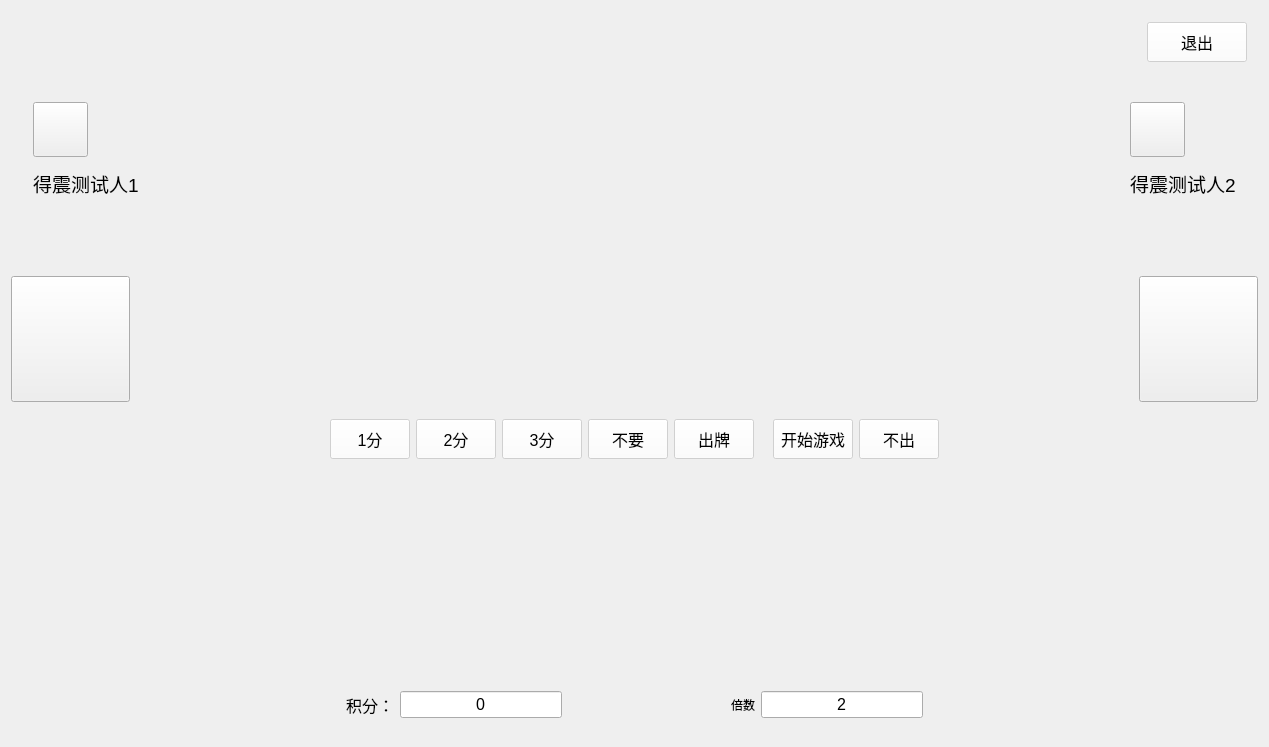
<?xml version="1.0" encoding="UTF-8"?>
<ui version="4.0">
 <class>Widget</class>
 <widget class="QWidget" name="Widget">
  <property name="geometry">
   <rect>
    <x>0</x>
    <y>0</y>
    <width>1269</width>
    <height>747</height>
   </rect>
  </property>
  <property name="windowTitle">
   <string>Widget</string>
  </property>
  <property name="styleSheet">
   <string notr="true">QWidget#Widget{
	border-image: url(:/image/basebackground0.png);
}</string>
  </property>
  <layout class="QGridLayout" name="gridLayout" rowstretch="1,3,2,1,3,1">
   <item row="0" column="0" colspan="2">
    <widget class="QWidget" name="widget_9" native="true">
     <layout class="QHBoxLayout" name="horizontalLayout_5">
      <item>
       <spacer name="horizontalSpacer_5">
        <property name="orientation">
         <enum>Qt::Horizontal</enum>
        </property>
        <property name="sizeHint" stdset="0">
         <size>
          <width>40</width>
          <height>20</height>
         </size>
        </property>
       </spacer>
      </item>
      <item>
       <widget class="QPushButton" name="pushButton_5">
        <property name="minimumSize">
         <size>
          <width>100</width>
          <height>40</height>
         </size>
        </property>
        <property name="styleSheet">
         <string notr="true">font: 12pt;
background-color: rgba(255, 255, 255, 150);</string>
        </property>
        <property name="text">
         <string>退出</string>
        </property>
       </widget>
      </item>
     </layout>
    </widget>
   </item>
   <item row="1" column="0">
    <widget class="QWidget" name="widget_6" native="true">
     <layout class="QHBoxLayout" name="horizontalLayout_3" stretch="1,1,8">
      <item>
       <widget class="QWidget" name="widget_10" native="true">
        <layout class="QVBoxLayout" name="verticalLayout">
         <item>
          <widget class="QPushButton" name="pushButton_4">
           <property name="minimumSize">
            <size>
             <width>55</width>
             <height>55</height>
            </size>
           </property>
           <property name="maximumSize">
            <size>
             <width>55</width>
             <height>55</height>
            </size>
           </property>
           <property name="styleSheet">
            <string notr="true">border-image: url(:/image/init.jpeg);</string>
           </property>
           <property name="text">
            <string/>
           </property>
          </widget>
         </item>
         <item>
          <widget class="QLabel" name="label_3">
           <property name="styleSheet">
            <string notr="true">font: 14pt;</string>
           </property>
           <property name="text">
            <string>得震测试人1</string>
           </property>
          </widget>
         </item>
         <item>
          <widget class="QLabel" name="label_5">
           <property name="text">
            <string/>
           </property>
          </widget>
         </item>
        </layout>
       </widget>
      </item>
      <item>
       <widget class="QLabel" name="label_10">
        <property name="styleSheet">
         <string notr="true">font: 14pt;</string>
        </property>
        <property name="text">
         <string/>
        </property>
       </widget>
      </item>
      <item>
       <widget class="QWidget" name="widget_3" native="true"/>
      </item>
     </layout>
    </widget>
   </item>
   <item row="1" column="1">
    <widget class="QWidget" name="widget_7" native="true">
     <layout class="QHBoxLayout" name="horizontalLayout_4" stretch="8,1,1">
      <item>
       <widget class="QWidget" name="widget_2" native="true"/>
      </item>
      <item>
       <widget class="QLabel" name="label_8">
        <property name="styleSheet">
         <string notr="true">font: 14pt;</string>
        </property>
        <property name="text">
         <string/>
        </property>
       </widget>
      </item>
      <item>
       <widget class="QWidget" name="widget_11" native="true">
        <layout class="QVBoxLayout" name="verticalLayout_2">
         <item>
          <widget class="QPushButton" name="pushButton_3">
           <property name="minimumSize">
            <size>
             <width>55</width>
             <height>55</height>
            </size>
           </property>
           <property name="maximumSize">
            <size>
             <width>55</width>
             <height>55</height>
            </size>
           </property>
           <property name="styleSheet">
            <string notr="true">border-image: url(:/image/init.jpeg);</string>
           </property>
           <property name="text">
            <string/>
           </property>
          </widget>
         </item>
         <item>
          <widget class="QLabel" name="label_4">
           <property name="styleSheet">
            <string notr="true">font: 14pt;</string>
           </property>
           <property name="text">
            <string>得震测试人2</string>
           </property>
          </widget>
         </item>
         <item>
          <widget class="QLabel" name="label_6">
           <property name="text">
            <string/>
           </property>
          </widget>
         </item>
        </layout>
       </widget>
      </item>
     </layout>
    </widget>
   </item>
   <item row="3" column="0" colspan="2">
    <widget class="QWidget" name="widget_4" native="true">
     <layout class="QHBoxLayout" name="horizontalLayout_2">
      <item>
       <spacer name="horizontalSpacer_3">
        <property name="orientation">
         <enum>Qt::Horizontal</enum>
        </property>
        <property name="sizeHint" stdset="0">
         <size>
          <width>40</width>
          <height>20</height>
         </size>
        </property>
       </spacer>
      </item>
      <item>
       <widget class="QPushButton" name="pushButton_9">
        <property name="minimumSize">
         <size>
          <width>0</width>
          <height>40</height>
         </size>
        </property>
        <property name="styleSheet">
         <string notr="true">font: 12pt;
background-color: rgba(255, 255, 255, 150);</string>
        </property>
        <property name="text">
         <string>1分</string>
        </property>
       </widget>
      </item>
      <item>
       <widget class="QPushButton" name="pushButton_10">
        <property name="minimumSize">
         <size>
          <width>0</width>
          <height>40</height>
         </size>
        </property>
        <property name="styleSheet">
         <string notr="true">font: 12pt;
background-color: rgba(255, 255, 255, 150);</string>
        </property>
        <property name="text">
         <string>2分</string>
        </property>
       </widget>
      </item>
      <item>
       <widget class="QPushButton" name="pushButton_11">
        <property name="minimumSize">
         <size>
          <width>0</width>
          <height>40</height>
         </size>
        </property>
        <property name="styleSheet">
         <string notr="true">font: 12pt;
background-color: rgba(255, 255, 255, 150);</string>
        </property>
        <property name="text">
         <string>3分</string>
        </property>
       </widget>
      </item>
      <item>
       <widget class="QPushButton" name="pushButton_12">
        <property name="minimumSize">
         <size>
          <width>0</width>
          <height>40</height>
         </size>
        </property>
        <property name="styleSheet">
         <string notr="true">font: 12pt;
background-color: rgba(255, 255, 255, 150);</string>
        </property>
        <property name="text">
         <string>不要</string>
        </property>
       </widget>
      </item>
      <item>
       <widget class="QPushButton" name="pushButton">
        <property name="minimumSize">
         <size>
          <width>0</width>
          <height>40</height>
         </size>
        </property>
        <property name="styleSheet">
         <string notr="true">font: 12pt;
background-color: rgba(255, 255, 255, 150);</string>
        </property>
        <property name="text">
         <string>出牌</string>
        </property>
       </widget>
      </item>
      <item>
       <widget class="QLabel" name="label_9">
        <property name="text">
         <string/>
        </property>
       </widget>
      </item>
      <item>
       <widget class="QPushButton" name="pushButton_6">
        <property name="minimumSize">
         <size>
          <width>0</width>
          <height>40</height>
         </size>
        </property>
        <property name="styleSheet">
         <string notr="true">font: 12pt;
background-color: rgba(255, 255, 255, 150);</string>
        </property>
        <property name="text">
         <string>开始游戏</string>
        </property>
       </widget>
      </item>
      <item>
       <widget class="QPushButton" name="pushButton_2">
        <property name="minimumSize">
         <size>
          <width>0</width>
          <height>40</height>
         </size>
        </property>
        <property name="styleSheet">
         <string notr="true">font: 12pt;
background-color: rgba(255, 255, 255, 150);</string>
        </property>
        <property name="text">
         <string>不出</string>
        </property>
       </widget>
      </item>
      <item>
       <spacer name="horizontalSpacer_4">
        <property name="orientation">
         <enum>Qt::Horizontal</enum>
        </property>
        <property name="sizeHint" stdset="0">
         <size>
          <width>40</width>
          <height>20</height>
         </size>
        </property>
       </spacer>
      </item>
     </layout>
    </widget>
   </item>
   <item row="4" column="0" colspan="2">
    <widget class="QWidget" name="widget_8" native="true">
     <layout class="QHBoxLayout" name="horizontalLayout_6" stretch="1,7">
      <property name="spacing">
       <number>0</number>
      </property>
      <property name="leftMargin">
       <number>0</number>
      </property>
      <property name="topMargin">
       <number>0</number>
      </property>
      <property name="rightMargin">
       <number>0</number>
      </property>
      <property name="bottomMargin">
       <number>0</number>
      </property>
      <item>
       <widget class="QLabel" name="label_7">
        <property name="styleSheet">
         <string notr="true"/>
        </property>
        <property name="text">
         <string/>
        </property>
       </widget>
      </item>
      <item>
       <widget class="QWidget" name="widget_12" native="true"/>
      </item>
     </layout>
    </widget>
   </item>
   <item row="5" column="0" colspan="2">
    <widget class="QWidget" name="widget_5" native="true">
     <layout class="QHBoxLayout" name="horizontalLayout">
      <item>
       <spacer name="horizontalSpacer">
        <property name="orientation">
         <enum>Qt::Horizontal</enum>
        </property>
        <property name="sizeHint" stdset="0">
         <size>
          <width>40</width>
          <height>20</height>
         </size>
        </property>
       </spacer>
      </item>
      <item>
       <spacer name="horizontalSpacer_6">
        <property name="orientation">
         <enum>Qt::Horizontal</enum>
        </property>
        <property name="sizeHint" stdset="0">
         <size>
          <width>40</width>
          <height>20</height>
         </size>
        </property>
       </spacer>
      </item>
      <item>
       <widget class="QLabel" name="label">
        <property name="styleSheet">
         <string notr="true">font: 12pt;</string>
        </property>
        <property name="text">
         <string>积分：</string>
        </property>
       </widget>
      </item>
      <item>
       <widget class="QLineEdit" name="lineEdit">
        <property name="enabled">
         <bool>true</bool>
        </property>
        <property name="styleSheet">
         <string notr="true">font: 12pt;
</string>
        </property>
        <property name="text">
         <string>0</string>
        </property>
        <property name="alignment">
         <set>Qt::AlignCenter</set>
        </property>
        <property name="readOnly">
         <bool>true</bool>
        </property>
       </widget>
      </item>
      <item>
       <spacer name="horizontalSpacer_7">
        <property name="orientation">
         <enum>Qt::Horizontal</enum>
        </property>
        <property name="sizeHint" stdset="0">
         <size>
          <width>40</width>
          <height>20</height>
         </size>
        </property>
       </spacer>
      </item>
      <item>
       <widget class="QLabel" name="label_2">
        <property name="text">
         <string>倍数</string>
        </property>
       </widget>
      </item>
      <item>
       <widget class="QLineEdit" name="lineEdit_2">
        <property name="styleSheet">
         <string notr="true">font: 12pt;</string>
        </property>
        <property name="text">
         <string>2</string>
        </property>
        <property name="alignment">
         <set>Qt::AlignCenter</set>
        </property>
       </widget>
      </item>
      <item>
       <spacer name="horizontalSpacer_8">
        <property name="orientation">
         <enum>Qt::Horizontal</enum>
        </property>
        <property name="sizeHint" stdset="0">
         <size>
          <width>40</width>
          <height>20</height>
         </size>
        </property>
       </spacer>
      </item>
      <item>
       <spacer name="horizontalSpacer_2">
        <property name="orientation">
         <enum>Qt::Horizontal</enum>
        </property>
        <property name="sizeHint" stdset="0">
         <size>
          <width>40</width>
          <height>20</height>
         </size>
        </property>
       </spacer>
      </item>
     </layout>
    </widget>
   </item>
   <item row="2" column="0" colspan="2">
    <widget class="QWidget" name="widget_dengdai" native="true">
     <layout class="QHBoxLayout" name="horizontalLayout_7" stretch="2,4,9,4,2">
      <property name="spacing">
       <number>0</number>
      </property>
      <property name="leftMargin">
       <number>0</number>
      </property>
      <property name="topMargin">
       <number>0</number>
      </property>
      <property name="rightMargin">
       <number>0</number>
      </property>
      <property name="bottomMargin">
       <number>0</number>
      </property>
      <item>
       <widget class="QPushButton" name="pushButton_7">
        <property name="sizePolicy">
         <sizepolicy hsizetype="Preferred" vsizetype="Preferred">
          <horstretch>0</horstretch>
          <verstretch>0</verstretch>
         </sizepolicy>
        </property>
        <property name="styleSheet">
         <string notr="true"/>
        </property>
        <property name="text">
         <string/>
        </property>
       </widget>
      </item>
      <item>
       <spacer name="horizontalSpacer_10">
        <property name="orientation">
         <enum>Qt::Horizontal</enum>
        </property>
        <property name="sizeHint" stdset="0">
         <size>
          <width>40</width>
          <height>20</height>
         </size>
        </property>
       </spacer>
      </item>
      <item>
       <widget class="QWidget" name="widget" native="true"/>
      </item>
      <item>
       <spacer name="horizontalSpacer_9">
        <property name="orientation">
         <enum>Qt::Horizontal</enum>
        </property>
        <property name="sizeHint" stdset="0">
         <size>
          <width>40</width>
          <height>20</height>
         </size>
        </property>
       </spacer>
      </item>
      <item>
       <widget class="QPushButton" name="pushButton_8">
        <property name="sizePolicy">
         <sizepolicy hsizetype="Preferred" vsizetype="Preferred">
          <horstretch>0</horstretch>
          <verstretch>0</verstretch>
         </sizepolicy>
        </property>
        <property name="styleSheet">
         <string notr="true"/>
        </property>
        <property name="text">
         <string/>
        </property>
       </widget>
      </item>
     </layout>
    </widget>
   </item>
  </layout>
 </widget>
 <layoutdefault spacing="6" margin="11"/>
 <resources/>
 <connections/>
</ui>
